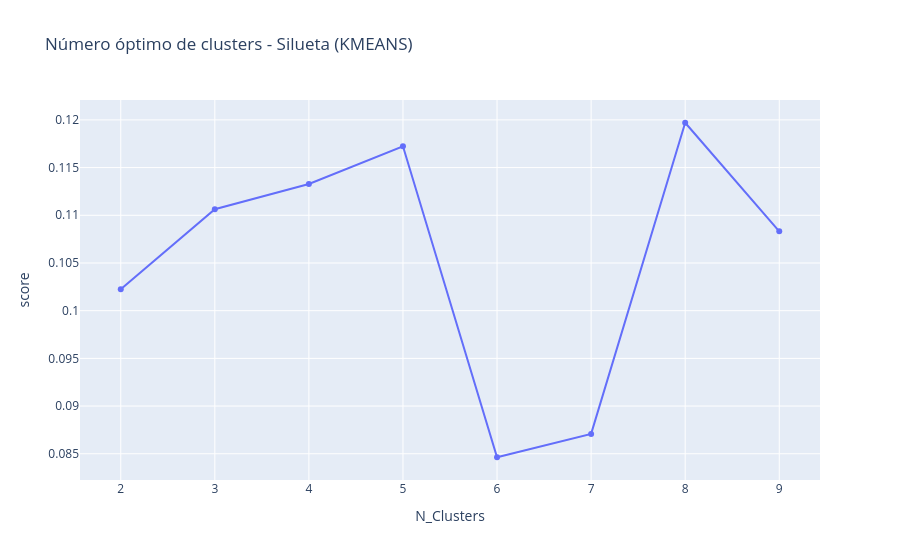

The notebook cell saved with this chart:
### Code cell
score_silueta(data_pca_optimo,2,10,model_type="kmeans")

### Figure 1 — Plotly figure (JSON) as saved in the notebook; plotly's stock layout.template omitted (floating-point values rounded to 4 significant figures)
{"data": [{"hovertemplate": "N_Clusters=%{x}<br>score=%{y}<extra></extra>", "legendgroup": "", "line": {"color": "#636efa", "dash": "solid"}, "marker": {"symbol": "circle"}, "mode": "lines+markers", "name": "", "orientation": "v", "showlegend": false, "type": "scatter", "x": [2, 3, 4, 5, 6, 7, 8, 9], "xaxis": "x", "y": [0.1023, 0.1106, 0.1133, 0.1172, 0.08463, 0.08708, 0.1197, 0.1083], "yaxis": "y"}], "layout": {"legend": {"tracegroupgap": 0}, "title": {"text": "Número óptimo de clusters - Silueta (KMEANS)"}, "xaxis": {"anchor": "y", "domain": [0, 1], "title": {"text": "N_Clusters"}}, "yaxis": {"anchor": "x", "domain": [0, 1], "title": {"text": "score"}}}}
